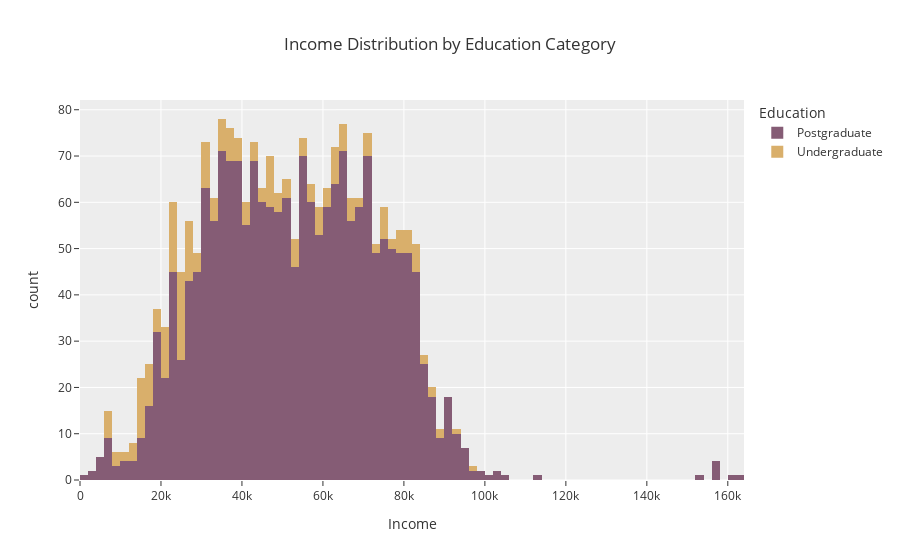

This figure's notebook cell:
### Markdown cell above
<div class="alert alert-block alert-info" style="background-color:#D6B2B1;
                                                 color:black;
                                                 border-color:black;
                                                 border-radius:5px;
                                                 width:55%;
                                                 margin: auto;
                                                 text-align: left;">
<b></b> Makes Sense , Postgraduate Customer have more income than Undergraduate .</div>

### Code cell
fig = px.histogram(data_frame=data, x="Income", color="Education", 
                   title= "Income Distribution by Education Category", color_discrete_sequence=px.colors.qualitative.Antique)
fig.show()

### Figure 1 — Plotly figure (JSON) as saved in the notebook; plotly's stock layout.template omitted (floating-point values rounded to 4 significant figures; data arrays with more than 128 entries replaced by an {"elided": "..."} marker saying what was removed)
{"data": [{"bingroup": "x", "hovertemplate": "Education=Postgraduate<br>Income=%{x}<br>count=%{y}<extra></extra>", "legendgroup": "Postgraduate", "marker": {"color": "rgb(133, 92, 117)", "pattern": {"shape": ""}}, "name": "Postgraduate", "orientation": "v", "showlegend": true, "type": "histogram", "x": {"elided": "1961 float values"}, "xaxis": "x", "yaxis": "y"}, {"bingroup": "x", "hovertemplate": "Education=Undergraduate<br>Income=%{x}<br>count=%{y}<extra></extra>", "legendgroup": "Undergraduate", "marker": {"color": "rgb(217, 175, 107)", "pattern": {"shape": ""}}, "name": "Undergraduate", "orientation": "v", "showlegend": true, "type": "histogram", "x": {"elided": "254 float values"}, "xaxis": "x", "yaxis": "y"}], "layout": {"barmode": "relative", "legend": {"title": {"text": "Education"}, "tracegroupgap": 0}, "title": {"text": "Income Distribution by Education Category"}, "xaxis": {"anchor": "y", "domain": [0, 1], "title": {"text": "Income"}}, "yaxis": {"anchor": "x", "domain": [0, 1], "title": {"text": "count"}}}}
